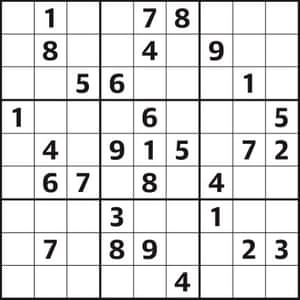
#> input picture solver/examples/1.jpg, 300 x 300 px
$ python -i image_processor.py   (imports and definitions only)
#> lines starting #> are read from the running program, lines starting #| are printed output that depends on the picture; after the words box and inside, x2 and y2 are one past the last pixel; in counts of white or black regions, pixels touching at a corner belong together
import cv2 as cv
import numpy as np

#STEP BY STEP:
#
#   1. Creating self.image object:
#               *Open a file
#               *Convert to grayscale
#               *Resize
#   2. Denoise
#   3. Adaptive thresholding
#   4. Eliminate grid lines
#   5. Finding numbers
#   6. Create numpy object

class SudokuExtraction(object):
    def __init__(self, image_path):
#> called with image_path = '../../solver/examples/1.jpg'
        super().__init__()
        self.image_path = image_path
        self.image = cv.imread(image_path)
#> self.image is the input picture: shape (300, 300, 3); mean B, G, R 223.3, 223.2, 223.3

    def find_sudoku_grid(self):
        gray = cv.cvtColor(self.image,cv.COLOR_BGR2GRAY)
        processed_temp_image = cv.GaussianBlur(gray, (7,7), 0)
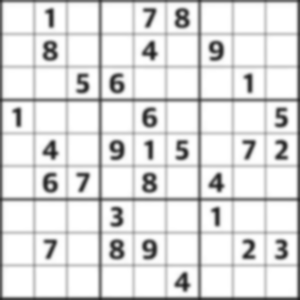
#> processed_temp_image: shape (300, 300); min 33, max 255, mean 223.7
        processed_temp_image = cv.adaptiveThreshold(processed_temp_image,
                                                        255,
                                                        cv.ADAPTIVE_THRESH_GAUSSIAN_C,
                                                        cv.THRESH_BINARY_INV,
                                                        11,
                                                        2)
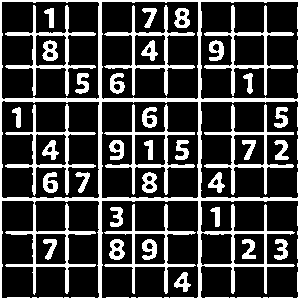
#> processed_temp_image: shape (300, 300); 25.4% white; 38 white regions
        countours, _ = cv.findContours(processed_temp_image, cv.RETR_TREE, cv.CHAIN_APPROX_NONE)
#> countours = 75 contours; largest, box (x1, y1, x2, y2) and area: (0, 0, 300, 300) 89401, (101, 200, 199, 299) 9406, (1, 1, 100, 100) 9402, (200, 1, 299, 100) 9393, (101, 1, 199, 100) 9392
        if not countours:
            return False # no contour found

        sudoku_grid = sorted(countours, key=cv.contourArea, reverse=True)[0]
#> sudoku_grid = contour of 1196 points, box (x1, y1, x2, y2) (0, 0, 300, 300), area 89401
        epsilon = 0.1*cv.arcLength(sudoku_grid,True)
#> epsilon = 119.6

        self.grid_edges = cv.approxPolyDP(sudoku_grid, epsilon,True)
#> self.grid_edges = [[0, 0], [0, 299], [299, 299], [299, 0]]
        self.sudoku_grid = cv.drawContours(self.image, [self.grid_edges], -1, (255,255,255), 3)
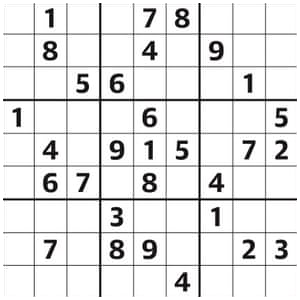
#> self.sudoku_grid: shape (300, 300, 3); mean B, G, R 229.9, 229.8, 229.9
        return True

    # [41 lines left out: functions rotate_image, longest_side, zoom_sudoku, get_numbers, not called in this run]


class NumbersProcessing:
    # Crop the image
    UP = 0.15
    LEFT = 0.2
    # Thresholds
    NUMBER_THREASHOLD = 150
    MIN_NUMBER_SIZE = 75

    def __init__(self, numbers, resolution):
        self.numbers = numbers
        self.resolution = resolution

    def _find_center(self, contours):
        M = cv.moments(sorted(contours, key=cv.contourArea, reverse=True)[0])
        return int(M['m10']/M['m00']), int(M['m01']/M['m00']) # cx, cy

    # [18 lines left out: functions _center_number, preprocess_numbers, not called in this run]

>>> result = SudokuExtraction('../../solver/examples/1.jpg').find_sudoku_grid()

$ run again, on solver/examples/10.jpg
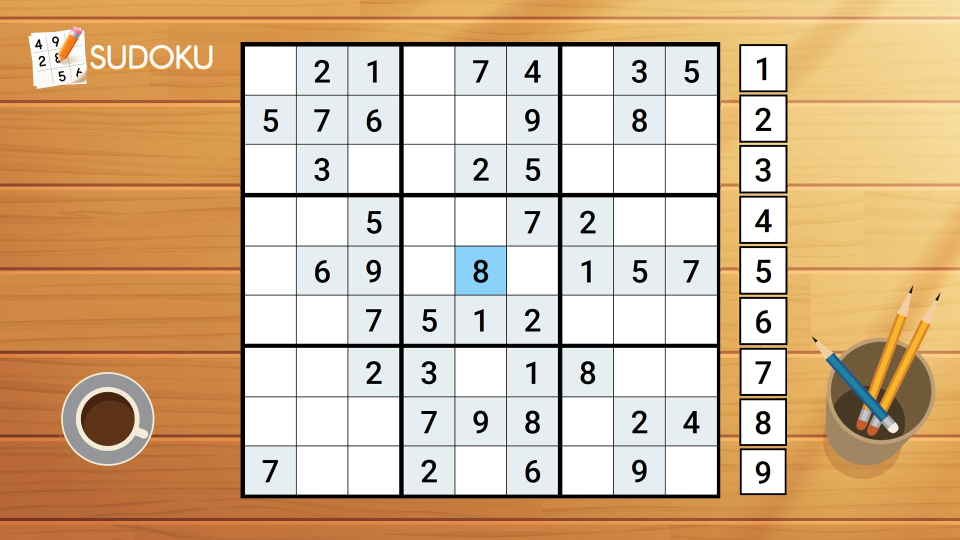
#> input picture solver/examples/10.jpg, 1920 x 1080 px (shown at 1/2 size)
#> in __init__, self.image is the input picture: shape (1080, 1920, 3); mean B, G, R 148.5, 182.6, 212
#> in find_sudoku_grid, `processed_temp_image = cv.adaptiveThreshold(processed_temp_image, 255,..`:
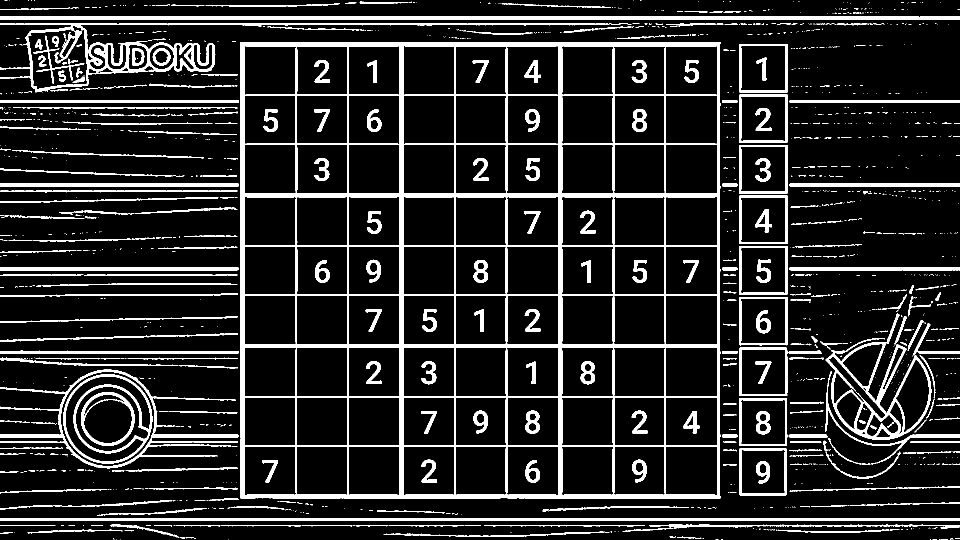
#> processed_temp_image: shape (1080, 1920) (shown at 1/2 size); 13.3% white; 1442 white regions (1094 under 20 px)
#> countours = 1648 contours, 1262 with area under 20; largest, box (x1, y1, x2, y2) and area: (481, 84, 1441, 997) 873677, (0, 739, 478, 937) 33438, (0, 46, 1263, 185) 28894, (121, 743, 310, 933) 28031, (1651, 676, 1863, 880) 26088
#> sudoku_grid = contour of 3742 points, box (x1, y1, x2, y2) (481, 84, 1441, 997), area 873677
#> epsilon = 375.5
#> self.grid_edges = [[481, 84], [481, 996], [1440, 996], [1440, 84]]
#> in find_sudoku_grid, `self.sudoku_grid = cv.drawContours(self.image, [self.grid_edges], -1, ..`:
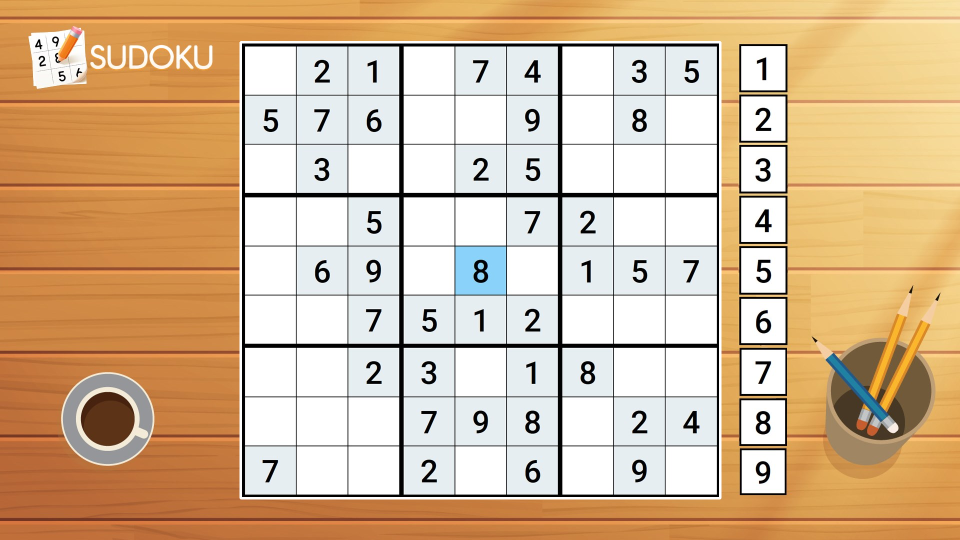
#> self.sudoku_grid: shape (1080, 1920, 3) (shown at 1/2 size); mean B, G, R 150.4, 184.3, 213.4

$ run again, on solver/examples/7.jpg
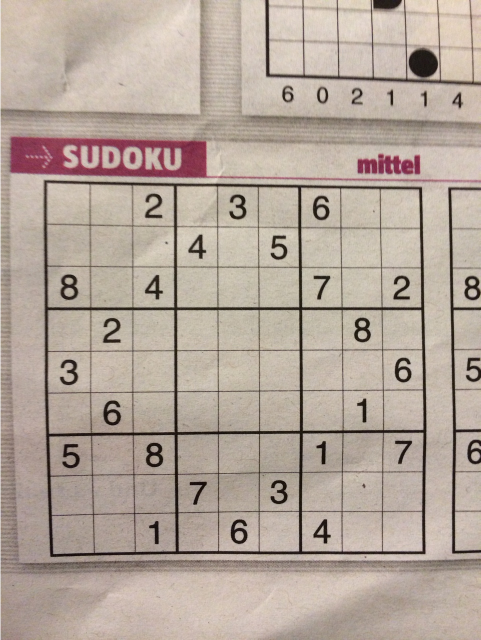
#> input picture solver/examples/7.jpg, 961 x 1280 px (shown at 1/2 size)
#> in __init__, self.image is the input picture: shape (1280, 961, 3); mean B, G, R 155.1, 166.1, 180.1
#> in find_sudoku_grid, `gray = cv.cvtColor(self.image,cv.COLOR_BGR2GRAY)`:
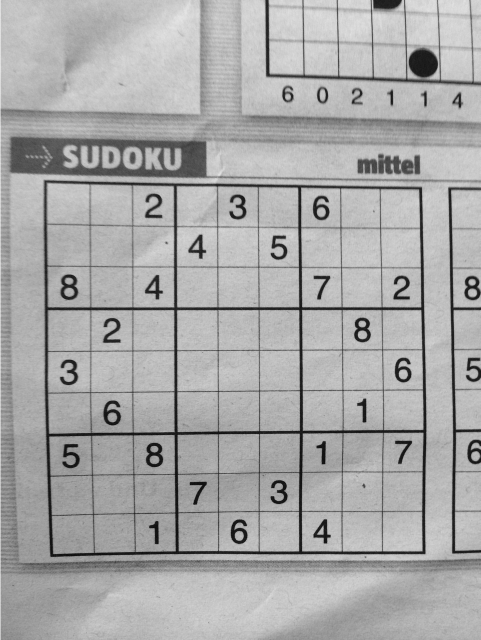
#> gray: shape (1280, 961) (shown at 1/2 size); min 4, max 255, mean 169.1
#> in find_sudoku_grid, `processed_temp_image = cv.adaptiveThreshold(processed_temp_image, 255,..`:
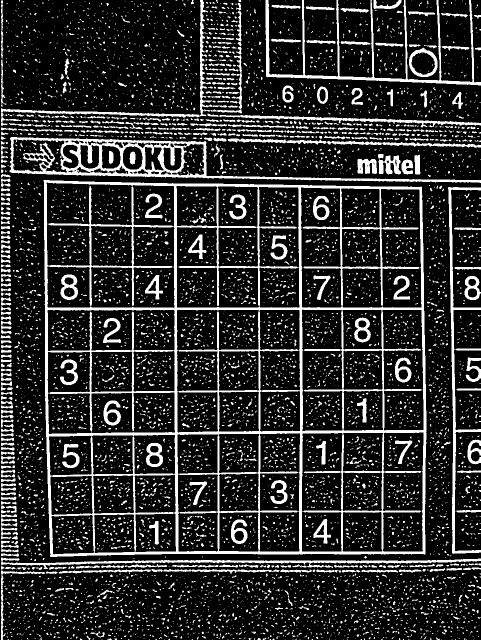
#> processed_temp_image: shape (1280, 961) (shown at 1/2 size); 17.8% white; 8524 white regions (7692 under 20 px)
#> countours = 8700 contours, 8209 with area under 20; largest, box (x1, y1, x2, y2) and area: (87, 360, 853, 1114) 560079, (92, 364, 350, 617) 46482, (19, 274, 961, 366) 29913, (94, 619, 350, 703) 20084, (95, 784, 351, 869) 19782
#> sudoku_grid = contour of 2992 points, box (x1, y1, x2, y2) (87, 360, 853, 1114), area 560079
#> epsilon = 305.5
#> self.grid_edges = [[87, 360], [101, 1113], [850, 1108], [842, 373]]
